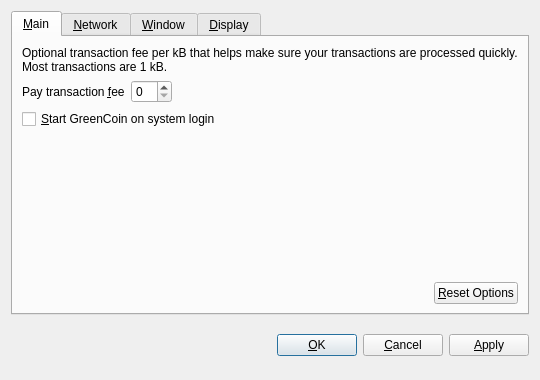
<?xml version="1.0" encoding="UTF-8"?>
<ui version="4.0">
 <class>OptionsDialog</class>
 <widget class="QDialog" name="OptionsDialog">
  <property name="geometry">
   <rect>
    <x>0</x>
    <y>0</y>
    <width>540</width>
    <height>380</height>
   </rect>
  </property>
  <property name="windowTitle">
   <string>Options</string>
  </property>
  <property name="modal">
   <bool>true</bool>
  </property>
  <layout class="QVBoxLayout" name="verticalLayout">
   <item>
    <widget class="QTabWidget" name="tabWidget">
     <property name="tabPosition">
      <enum>QTabWidget::North</enum>
     </property>
     <property name="currentIndex">
      <number>0</number>
     </property>
     <widget class="QWidget" name="tabMain">
      <attribute name="title">
       <string>&amp;Main</string>
      </attribute>
      <layout class="QVBoxLayout" name="verticalLayout_Main">
       <item>
        <widget class="QLabel" name="transactionFeeInfoLabel">
         <property name="text">
          <string>Optional transaction fee per kB that helps make sure your transactions are processed quickly. Most transactions are 1 kB.</string>
         </property>
         <property name="textFormat">
          <enum>Qt::PlainText</enum>
         </property>
         <property name="wordWrap">
          <bool>true</bool>
         </property>
        </widget>
       </item>
       <item>
        <layout class="QHBoxLayout" name="horizontalLayout_1_Main">
         <item>
          <widget class="QLabel" name="transactionFeeLabel">
           <property name="text">
            <string>Pay transaction &amp;fee</string>
           </property>
           <property name="textFormat">
            <enum>Qt::PlainText</enum>
           </property>
           <property name="buddy">
            <cstring>transactionFee</cstring>
           </property>
          </widget>
         </item>
         <item>
          <widget class="BitcoinAmountField" name="transactionFee"/>
         </item>
         <item>
          <spacer name="horizontalSpacer_1_Main">
           <property name="orientation">
            <enum>Qt::Horizontal</enum>
           </property>
           <property name="sizeHint" stdset="0">
            <size>
             <width>40</width>
             <height>20</height>
            </size>
           </property>
          </spacer>
         </item>
        </layout>
       </item>
       <item>
        <widget class="QCheckBox" name="bitcoinAtStartup">
         <property name="toolTip">
          <string>Automatically start GreenCoin after logging in to the system.</string>
         </property>
         <property name="text">
          <string>&amp;Start GreenCoin on system login</string>
         </property>
        </widget>
       </item>
       <item>
        <spacer name="verticalSpacer_Main">
         <property name="orientation">
          <enum>Qt::Vertical</enum>
         </property>
         <property name="sizeHint" stdset="0">
          <size>
           <width>20</width>
           <height>40</height>
          </size>
         </property>
        </spacer>
       </item>
       <item>
        <layout class="QHBoxLayout" name="horizontalLayout_2_Main">
         <item>
          <spacer name="horizontalSpacer_2_Main">
           <property name="orientation">
            <enum>Qt::Horizontal</enum>
           </property>
           <property name="sizeHint" stdset="0">
            <size>
             <width>40</width>
             <height>20</height>
            </size>
           </property>
          </spacer>
         </item>
         <item>
          <widget class="QPushButton" name="resetButton">
           <property name="toolTip">
            <string>Reset all client options to default.</string>
           </property>
           <property name="text">
            <string>&amp;Reset Options</string>
           </property>
           <property name="autoDefault">
            <bool>false</bool>
           </property>
          </widget>
         </item>
        </layout>
       </item>
      </layout>
     </widget>
     <widget class="QWidget" name="tabNetwork">
      <attribute name="title">
       <string>&amp;Network</string>
      </attribute>
      <layout class="QVBoxLayout" name="verticalLayout_Network">
       <item>
        <widget class="QCheckBox" name="mapPortUpnp">
         <property name="toolTip">
          <string>Automatically open the GreenCoin client port on the router. This only works when your router supports UPnP and it is enabled.</string>
         </property>
         <property name="text">
          <string>Map port using &amp;UPnP</string>
         </property>
        </widget>
       </item>
       <item>
        <widget class="QCheckBox" name="connectSocks">
         <property name="toolTip">
          <string>Connect to the GreenCoin network through a SOCKS proxy (e.g. when connecting through Tor).</string>
         </property>
         <property name="text">
          <string>&amp;Connect through SOCKS proxy:</string>
         </property>
        </widget>
       </item>
       <item>
        <layout class="QHBoxLayout" name="horizontalLayout_Network">
         <item>
          <widget class="QLabel" name="proxyIpLabel">
           <property name="text">
            <string>Proxy &amp;IP:</string>
           </property>
           <property name="textFormat">
            <enum>Qt::PlainText</enum>
           </property>
           <property name="buddy">
            <cstring>proxyIp</cstring>
           </property>
          </widget>
         </item>
         <item>
          <widget class="QValidatedLineEdit" name="proxyIp">
           <property name="maximumSize">
            <size>
             <width>140</width>
             <height>16777215</height>
            </size>
           </property>
           <property name="toolTip">
            <string>IP address of the proxy (e.g. 127.0.0.1)</string>
           </property>
          </widget>
         </item>
         <item>
          <widget class="QLabel" name="proxyPortLabel">
           <property name="text">
            <string>&amp;Port:</string>
           </property>
           <property name="textFormat">
            <enum>Qt::PlainText</enum>
           </property>
           <property name="buddy">
            <cstring>proxyPort</cstring>
           </property>
          </widget>
         </item>
         <item>
          <widget class="QLineEdit" name="proxyPort">
           <property name="maximumSize">
            <size>
             <width>55</width>
             <height>16777215</height>
            </size>
           </property>
           <property name="toolTip">
            <string>Port of the proxy (e.g. 9050)</string>
           </property>
          </widget>
         </item>
         <item>
          <widget class="QLabel" name="socksVersionLabel">
           <property name="text">
            <string>SOCKS &amp;Version:</string>
           </property>
           <property name="textFormat">
            <enum>Qt::PlainText</enum>
           </property>
           <property name="buddy">
            <cstring>socksVersion</cstring>
           </property>
          </widget>
         </item>
         <item>
          <widget class="QValueComboBox" name="socksVersion">
           <property name="toolTip">
            <string>SOCKS version of the proxy (e.g. 5)</string>
           </property>
          </widget>
         </item>
         <item>
          <spacer name="horizontalSpacer_Network">
           <property name="orientation">
            <enum>Qt::Horizontal</enum>
           </property>
           <property name="sizeHint" stdset="0">
            <size>
             <width>40</width>
             <height>20</height>
            </size>
           </property>
          </spacer>
         </item>
        </layout>
       </item>
       <item>
        <spacer name="verticalSpacer_Network">
         <property name="orientation">
          <enum>Qt::Vertical</enum>
         </property>
         <property name="sizeHint" stdset="0">
          <size>
           <width>20</width>
           <height>40</height>
          </size>
         </property>
        </spacer>
       </item>
      </layout>
     </widget>
     <widget class="QWidget" name="tabWindow">
      <attribute name="title">
       <string>&amp;Window</string>
      </attribute>
      <layout class="QVBoxLayout" name="verticalLayout_Window">
       <item>
        <widget class="QCheckBox" name="minimizeToTray">
         <property name="toolTip">
          <string>Show only a tray icon after minimizing the window.</string>
         </property>
         <property name="text">
          <string>&amp;Minimize to the tray instead of the taskbar</string>
         </property>
        </widget>
       </item>
       <item>
        <widget class="QCheckBox" name="minimizeOnClose">
         <property name="toolTip">
          <string>Minimize instead of exit the application when the window is closed. When this option is enabled, the application will be closed only after selecting Quit in the menu.</string>
         </property>
         <property name="text">
          <string>M&amp;inimize on close</string>
         </property>
        </widget>
       </item>
       <item>
        <spacer name="verticalSpacer_Window">
         <property name="orientation">
          <enum>Qt::Vertical</enum>
         </property>
         <property name="sizeHint" stdset="0">
          <size>
           <width>20</width>
           <height>40</height>
          </size>
         </property>
        </spacer>
       </item>
      </layout>
     </widget>
     <widget class="QWidget" name="tabDisplay">
      <attribute name="title">
       <string>&amp;Display</string>
      </attribute>
      <layout class="QVBoxLayout" name="verticalLayout_Display">
       <item>
        <layout class="QHBoxLayout" name="horizontalLayout_1_Display">
         <item>
          <widget class="QLabel" name="langLabel">
           <property name="text">
            <string>User Interface &amp;language:</string>
           </property>
           <property name="textFormat">
            <enum>Qt::PlainText</enum>
           </property>
           <property name="buddy">
            <cstring>lang</cstring>
           </property>
          </widget>
         </item>
         <item>
          <widget class="QValueComboBox" name="lang">
           <property name="toolTip">
            <string>The user interface language can be set here. This setting will take effect after restarting GreenCoin.</string>
           </property>
          </widget>
         </item>
        </layout>
       </item>
       <item>
        <layout class="QHBoxLayout" name="horizontalLayout_2_Display">
         <item>
          <widget class="QLabel" name="unitLabel">
           <property name="text">
            <string>&amp;Unit to show amounts in:</string>
           </property>
           <property name="textFormat">
            <enum>Qt::PlainText</enum>
           </property>
           <property name="buddy">
            <cstring>unit</cstring>
           </property>
          </widget>
         </item>
         <item>
          <widget class="QValueComboBox" name="unit">
           <property name="toolTip">
            <string>Choose the default subdivision unit to show in the interface and when sending coins.</string>
           </property>
          </widget>
         </item>
        </layout>
       </item>
       <item>
        <widget class="QCheckBox" name="displayAddresses">
         <property name="toolTip">
          <string>Whether to show GreenCoin addresses in the transaction list or not.</string>
         </property>
         <property name="text">
          <string>&amp;Display addresses in transaction list</string>
         </property>
        </widget>
       </item>
       <item>
        <spacer name="verticalSpacer_Display">
         <property name="orientation">
          <enum>Qt::Vertical</enum>
         </property>
         <property name="sizeHint" stdset="0">
          <size>
           <width>20</width>
           <height>40</height>
          </size>
         </property>
        </spacer>
       </item>
      </layout>
     </widget>
    </widget>
   </item>
   <item>
    <layout class="QHBoxLayout" name="horizontalLayout_Buttons">
     <item>
      <spacer name="horizontalSpacer_1">
       <property name="orientation">
        <enum>Qt::Horizontal</enum>
       </property>
       <property name="sizeHint" stdset="0">
        <size>
         <width>40</width>
         <height>48</height>
        </size>
       </property>
      </spacer>
     </item>
     <item>
      <widget class="QLabel" name="statusLabel">
       <property name="font">
        <font>
         <weight>75</weight>
         <bold>true</bold>
        </font>
       </property>
       <property name="text">
        <string/>
       </property>
       <property name="textFormat">
        <enum>Qt::PlainText</enum>
       </property>
       <property name="wordWrap">
        <bool>true</bool>
       </property>
      </widget>
     </item>
     <item>
      <spacer name="horizontalSpacer_2">
       <property name="orientation">
        <enum>Qt::Horizontal</enum>
       </property>
       <property name="sizeHint" stdset="0">
        <size>
         <width>40</width>
         <height>48</height>
        </size>
       </property>
      </spacer>
     </item>
     <item>
      <widget class="QPushButton" name="okButton">
       <property name="text">
        <string>&amp;OK</string>
       </property>
      </widget>
     </item>
     <item>
      <widget class="QPushButton" name="cancelButton">
       <property name="text">
        <string>&amp;Cancel</string>
       </property>
       <property name="autoDefault">
        <bool>false</bool>
       </property>
      </widget>
     </item>
     <item>
      <widget class="QPushButton" name="applyButton">
       <property name="text">
        <string>&amp;Apply</string>
       </property>
       <property name="autoDefault">
        <bool>false</bool>
       </property>
      </widget>
     </item>
    </layout>
   </item>
  </layout>
 </widget>
 <customwidgets>
  <customwidget>
   <class>BitcoinAmountField</class>
   <extends>QSpinBox</extends>
   <header>bitcoinamountfield.h</header>
  </customwidget>
  <customwidget>
   <class>QValueComboBox</class>
   <extends>QComboBox</extends>
   <header>qvaluecombobox.h</header>
  </customwidget>
  <customwidget>
   <class>QValidatedLineEdit</class>
   <extends>QLineEdit</extends>
   <header>qvalidatedlineedit.h</header>
  </customwidget>
 </customwidgets>
 <resources/>
 <connections/>
</ui>
